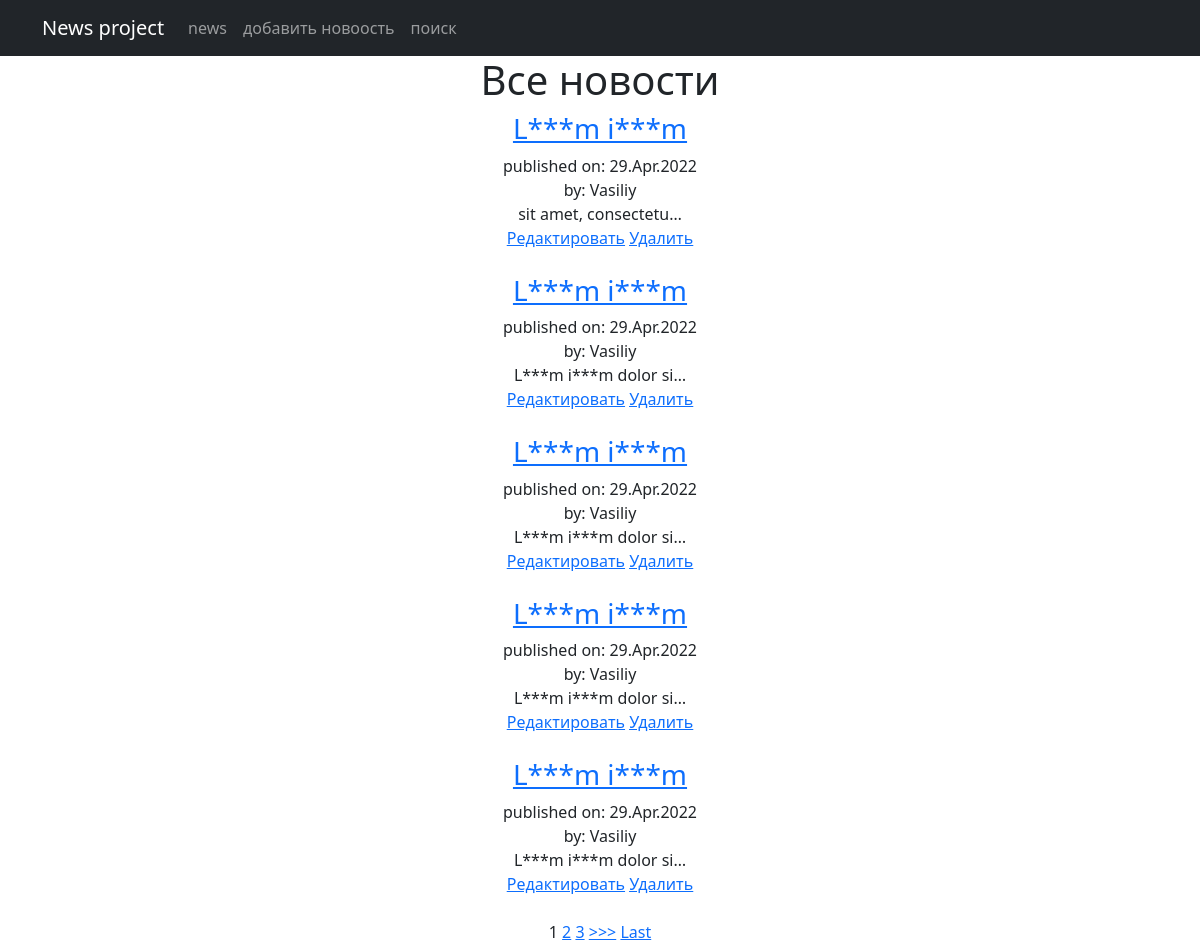
Page /news/ on the committed database.
### news/models.py (models this page shows, shortened)
class Post(models.Model):
    author = models.ForeignKey(Author, on_delete=models.CASCADE)
    type = models.CharField(max_length=2, choices=post_types)
    creation_time = models.DateTimeField(auto_now_add=True)
    categories = models.ManyToManyField(Category, through="PostCategory")
    header = models.CharField(max_length=255)
    text = models.TextField()
    rating = models.IntegerField(default=0)

class Author(models.Model):
    user = models.OneToOneField(User, on_delete=models.CASCADE)
    rating = models.IntegerField(default=0)
    def __str__(self):
        return f'{self.user.username}'

### news/views.py (the view)
# urls.py: path("", NewsList.as_view()),
class NewsList(ListView):
    model = Post
    ordering = ["-creation_time"]
    template_name = "news_list.html"
    context_object_name = "news_list"
    paginate_by = 5

### news/templatetags/custom_filters.py (called while the page is built)
@register.filter()
def censor(text):
    text = text.split()
    for i, word in enumerate(text):
        print(text[i])
        if "".join(c for c in word.lower() if c.isalpha()) in WORD_BLACKLIST:
            text[i] = word[0] + "".join("*" for _ in word[1:-1]) + word[-1]
            print(text[i])
    return " ".join(text)

### templates/news_list.html (shortened to what this page needs)
{% extends 'flatpages/default.html' %}
{% load custom_filters %}
{% block content %}
<h1>Все новости</h1>
<div>
    {% for news_item in news_list %}
    <div>
        <h3><a href="{{news_item.pk}}">{{news_item.header|censor}}</a></h3>
        <span>published on: {{news_item.creation_time|date:'d.M.Y'}}</span>
        <br>
        <span>by: {{news_item.author}}</span>
        <div>{{news_item.text|censor|truncatechars:21}}</div>
    </div>
    <div>
        <a href="{% url 'news_update' news_item.id %}"><u>Редактировать</u></a>
        <a href="{% url 'news_delete' news_item.id %}"><u> Удалить </u></a>
    </div>
    <br>
    {% endfor %}
</div>
{% if is_paginated %}
    {% for num in page_obj.paginator.page_range %}
        {% if page_obj.number == num %}
            <a>{{ num }}</a>
        {% elif num > page_obj.number|add:'-3' and num < page_obj.number|add:'3' %}
            <a href="?page={{ num }}">{{ num }}</a>
        {% endif %}
    {% endfor %}
    {% if page_obj.has_next %}
        <a href="?page={{ page_obj.next_page_number }}">>>></a>
        <a href="?page={{ page_obj.paginator.num_pages }}">Last</a>
    {% endif %}
{% endif %}
{% endblock content %}

### templates/flatpages/default.html (shortened to what this page needs)
<!DOCTYPE html>
<html lang="en">
    <head>
        {% load static %}
        <link href="{% static 'css/styles.css' %}" rel="stylesheet" />
    </head>
    <body>
        <nav class="navbar navbar-expand-lg navbar-dark bg-dark static-top">
   <div class="container">
       <a class="navbar-brand" href="#">News project</a>
       <div class="collapse navbar-collapse" id="navbarResponsive">
           <ul class="navbar-nav ml-auto">
               <li class="nav-item active">
                   <a class="nav-link" href="/news">news
                   </a>
               </li>
               <li class="nav-item">
                   <a class="nav-link" href="/news/add">добавить новоость</a>
               </li>
               <li class="nav-item">
                   <a class="nav-link" href="/news/search">поиск</a>
               </li>
           </ul>
       </div>
   </div>
</nav>
    <div class="container">
       <div class="row">
           <div class="col-lg-12 text-center">
               {% block content %}
               {% endblock content %}
           </div>
       </div>
    </div>
    </body>
</html>

### rows in the picture
Post: header|censor "L***m i***m", creation_time "29.Apr.2022", author "Vasiliy", text|censor "sit amet, consectetu…"
Post: header|censor "L***m i***m", creation_time "29.Apr.2022", author "Vasiliy", text|censor "L***m i***m dolor si…"
Post: header|censor "L***m i***m", creation_time "29.Apr.2022", author "Vasiliy", text|censor "L***m i***m dolor si…"
Post: header|censor "L***m i***m", creation_time "29.Apr.2022", author "Vasiliy", text|censor "L***m i***m dolor si…"
Post: header|censor "L***m i***m", creation_time "29.Apr.2022", author "Vasiliy", text|censor "L***m i***m dolor si…"

### other values in the picture
{{ num }} "1"
{{ num }} "2" "3"
